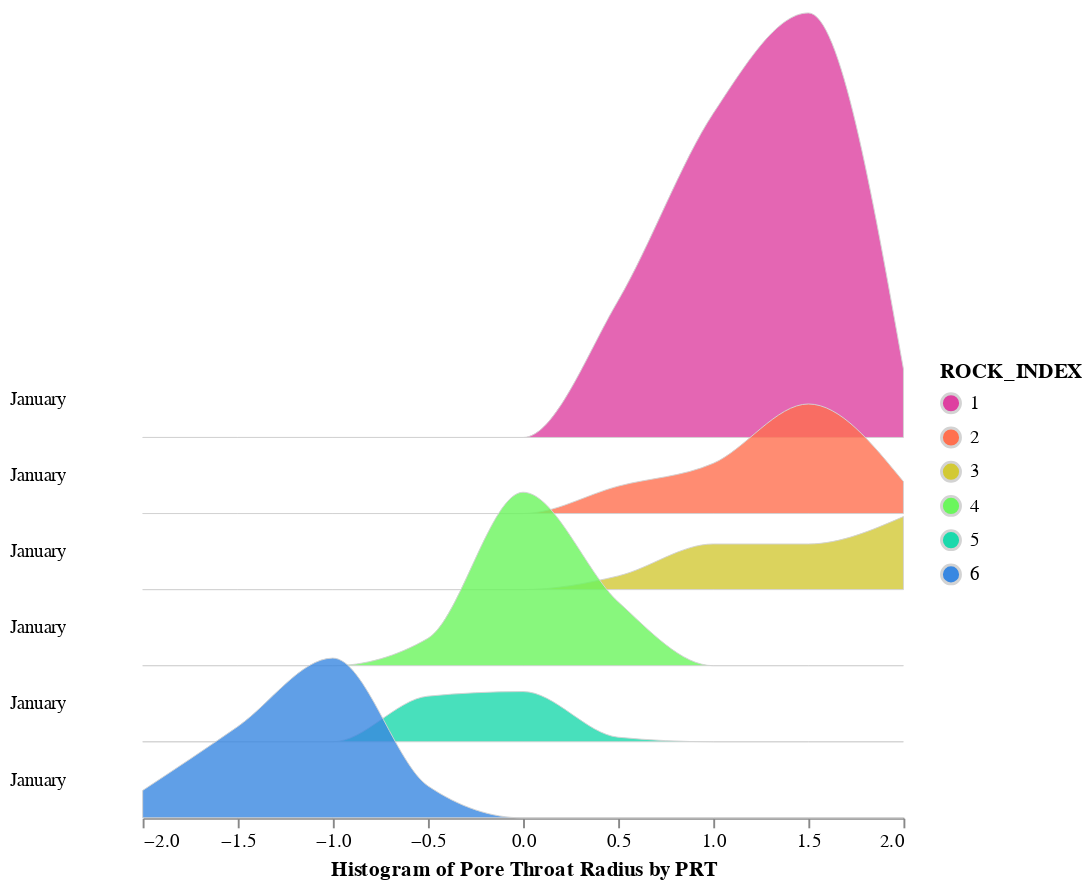

The cell this chart's notebook holds for it:
### Markdown cell above
### Initial Attempt at Histogram of Pore Throats Radius by PRT in Altair:

### Code cell
#interval = alt.selection_interval()
#vega.scheme('basic', ['#f00', '#0f0', '#00f', '#ff0', '#f0f', '#0ff']);
interval = alt.selection_interval()




step = 40
overlap = 5

mode_dist= alt.Chart(df, height=step).transform_joinaggregate(
    mean_mode='mean(lMode)', groupby=['ROCK_INDEX']
).transform_bin(
    ['bin_max', 'bin_min'], 'lMode'
).transform_aggregate(
    value='count()', groupby=['ROCK_INDEX', 'mean_mode', 'bin_min', 'bin_max']
).transform_impute(
    impute='value', groupby=['ROCK_INDEX', 'mean_mode'], key='bin_min', value=0
).mark_area(
    interpolate='monotone',
    fillOpacity=0.8,
    stroke='lightgray',
    strokeWidth=0.5
).encode(
    alt.X('bin_min:Q', bin='binned', title='Histogram of Pore Throat Radius by PRT'),
    alt.Y(
        'value:Q',
        scale=alt.Scale(range=[step, -step * overlap]),
        axis=None
    ),
    alt.Fill(
        'ROCK_INDEX:O',
        #legend=None,
        scale=alt.Scale(scheme='rainbow')
        #scale=alt.Scale(domain=[30, 5], scheme='redyellowblue')
    )
    #color=alt.condition(interval, 'lFZI:Q', alt.value('lightgray'),scale=alt.Scale(scheme='rainbow')),
).facet(
    row=alt.Row(
        'ROCK_INDEX:T',
        title=None,
        header=alt.Header(labelAngle=0, labelAlign='right', format='%B')
    )
).properties(
    #title='Size of Pore Throats',
    bounds='flush'
    #selection=interval
).configure_facet(
    spacing=0
).configure_view(
    stroke=None
).configure_title(
    anchor='end'
)
mode_dist



#prt & mode_dist & hist

### Figure 1 — Vega-Lite specification as saved in the notebook (floating-point values rounded to 4 significant figures; data arrays with more than 128 entries replaced by an {"elided": "..."} marker saying what was removed)
{"config": {"view": {"continuousWidth": 400, "continuousHeight": 300, "stroke": null}, "facet": {"spacing": 0}, "title": {"anchor": "end"}}, "data": {"name": "data-d21bc4942ff4ee4f7c4509145859d10a"}, "facet": {"row": {"type": "temporal", "field": "ROCK_INDEX", "header": {"format": "%B", "labelAlign": "right", "labelAngle": 0}, "title": null}}, "spec": {"mark": {"type": "area", "fillOpacity": 0.8, "interpolate": "monotone", "stroke": "lightgray", "strokeWidth": 0.5}, "encoding": {"fill": {"type": "ordinal", "field": "ROCK_INDEX", "scale": {"scheme": "rainbow"}}, "x": {"type": "quantitative", "bin": "binned", "field": "bin_min", "title": "Histogram of Pore Throat Radius by PRT"}, "y": {"type": "quantitative", "axis": null, "field": "value", "scale": {"range": [40, -200]}}}, "height": 40, "transform": [{"joinaggregate": [{"op": "mean", "field": "lMode", "as": "mean_mode"}], "groupby": ["ROCK_INDEX"]}, {"bin": true, "field": "lMode", "as": ["bin_max", "bin_min"]}, {"aggregate": [{"op": "count", "as": "value"}], "groupby": ["ROCK_INDEX", "mean_mode", "bin_min", "bin_max"]}, {"impute": "value", "key": "bin_min", "groupby": ["ROCK_INDEX", "mean_mode"], "value": 0}]}, "bounds": "flush", "$schema": "https://vega.github.io/schema/vega-lite/v4.8.1.json", "datasets": {"data-d21bc4942ff4ee4f7c4509145859d10a": {"elided": "444 records"}}}
